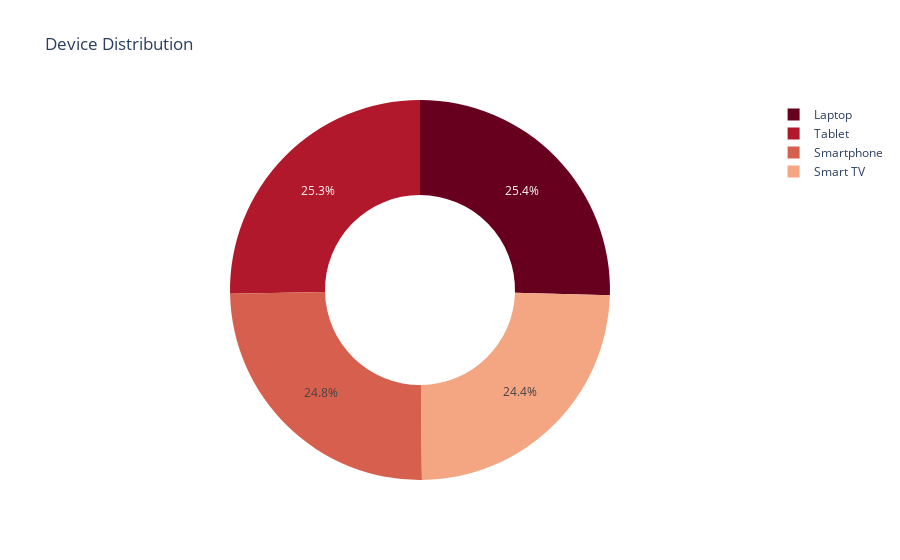

Notebook cell for this chart:
### Code cell
device_counts = df['Device'].value_counts()
px.pie(device_counts, names=device_counts.index, values=device_counts.values, title='Device Distribution', color_discrete_sequence=px.colors.sequential.RdBu, hole=0.5)

### Figure 1 — Plotly figure (JSON) as saved in the notebook; plotly's stock layout.template omitted (floating-point values rounded to 4 significant figures)
{"data": [{"domain": {"x": [0, 1], "y": [0, 1]}, "hole": 0.5, "hovertemplate": "Device=%{label}<br>value=%{value}<extra></extra>", "labels": ["Laptop", "Tablet", "Smartphone", "Smart TV"], "legendgroup": "", "name": "", "showlegend": true, "type": "pie", "values": [636, 633, 621, 610]}], "layout": {"legend": {"tracegroupgap": 0}, "piecolorway": ["rgb(103,0,31)", "rgb(178,24,43)", "rgb(214,96,77)", "rgb(244,165,130)", "rgb(253,219,199)", "rgb(247,247,247)", "rgb(209,229,240)", "rgb(146,197,222)", "rgb(67,147,195)", "rgb(33,102,172)", "rgb(5,48,97)"], "title": {"text": "Device Distribution"}}}
